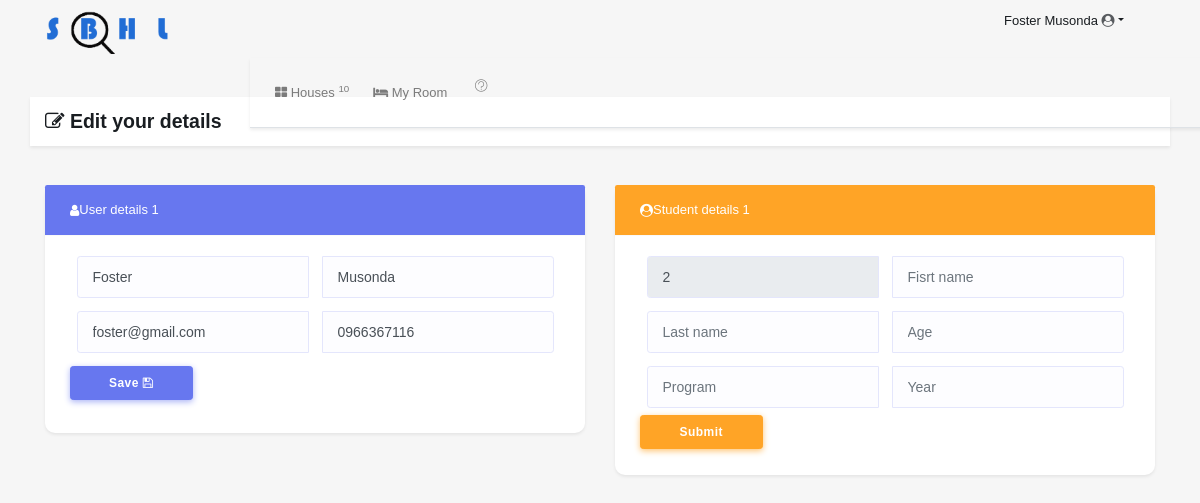
Page /edit_and_student.php (signed in) on the committed database.
### tables this page shows
CREATE TABLE IF NOT EXISTS `users` (
  `user_id` int(11) NOT NULL AUTO_INCREMENT,
  `fname` varchar(255) NOT NULL,
  `lname` varchar(255) NOT NULL,
  `email` varchar(255) NOT NULL,
  `phone` varchar(255) NOT NULL,
  `role` varchar(255) NOT NULL,
  `pwd` varchar(255) NOT NULL,
  `agree` varchar(11) NOT NULL,
  `status` varchar(11) NOT NULL COMMENT 'off',
  PRIMARY KEY (`user_id`)
);

### edit_and_student.php (the view, shortened to what this page needs)
<?php
require './components/functions.php';
if (isset($_SESSION['userid'])) {
 ?>
<!DOCTYPE html>
<html lang="en" manifest="config/cache.appcache">
  <head>
    <link rel="stylesheet" href="css/bootstrap.min.css" />
    <link rel="stylesheet" href="vendors/linericon/style.css">
   <link rel="stylesheet" href="css/style.css" />
    <link rel="stylesheet" href="css/font-awesome.min.css" />
    <link rel="stylesheet" href="css/owl.theme.default.css" />
    <link rel="stylesheet" href="css/owl.carousel.min.css" />
  </head>
  <body>
  <div class="container-fluid">
    <div class="row">
      <div class="col-md-6">
        <a href="#" class="navbar-brand col-md-12"><img src="img/other/lSBHL-logo.png" alt="Student boarding house locator" width="150px"></a>
     </div>
     <div class="col-md-6">
      <ul class="nav offset-md-5">
      <li class="nav-item dropdown offset-md-5">
    <a class="nav-link dropdown-toggle text-dark" data-toggle="dropdown" href="#"><?php echo $_SESSION['fname']." ".$_SESSION['lname']." ";?><i class="fa fa-user-circle" style="color: #585b5f;"></i></a>
  </li>
      </ul>
     </div>
    </div>
  </div>
<nav class="navbar navbar-expand-lg navbar-light col-md-12 border-bottom shadow-sm" >
<div class="collapse navbar-collapse" id="menuButton">
  <ul class="navbar-nav mr-auto py-2 col-md-12">
    <li class="nav-item"><a href="./index.php" class="nav-link"><i class="fa fa-th-large"></i> Houses <sup>10</sup></a></li>
    <li class="nav-item"><a href="./myroom.show.php" class="nav-link"><i class="fa fa-bed"></i> My Room <sup><i class="fa fa-mark"></i></sup></a></li>
    <li class="nav-item"><a href="#" class= "nav-link"><i class="lnr lnr-question-circle"></i></a></li>
    <li class="nav-item"><a href="#" class= "nav-link"><span ></span></a></li>
  </ul>
</div>
</nav>
<?php
$get_user = mysqli_query($conn, "SELECT * FROM users WHERE user_id = '$_SESSION[userid]' ");
$row_user = mysqli_fetch_array($get_user);
?>
<div class="container">
  <div class="row">
    <h4 class="col-md-12 py-3 my-5 bg-white text-dark shadow-sm"><i class="fa fa-edit"></i> Edit your details</h4>
    <div class="col-md-6">
      <div class="shadow-sm card">
        <div class="card-header bg-primary text-white"><i class="fa fa-user"></i> User details 1</div>
        <div class="card-body">
          <form action="./components/edit_student.php" method="POST">
            <div class="input-group">
              <input type="text" name="fname" class="form-control mx-2" value="<?php echo $row_user['fname']; ?>">
              <input type="text" name="lname" class="form-control mx-2" value="<?php echo $row_user['lname']; ?>">
            </div>
            <div class="input-group mt-3">
              <input type="text" name="email" class="form-control mx-2" value="<?php echo $row_user['email']; ?>">
              <input type="text" name="phone" class="form-control mx-2" value="<?php echo $row_user['phone']; ?>">
            </div>
            <button class="btn btn-primary col-md-3 my-3" name="save">Save <i class="fa fa-save"></i></button>
          </form>
        </div>
       </div>
    </div>
    <?php
    $check_student = mysqli_query($conn, "SELECT * FROM student WHERE s_id = '$_SESSION[userid]' ");
    if (mysqli_num_rows($check_student)== null) {
      ?>
      <div class="col-md-6">
       <div class="card shadow-sm">
        <div class="card-header bg-warning text-white"><i class="fa fa-user-circle"></i> Student details 1</div>
        <div class="card-body">
          <form action="./components/add_student.php" method="POST">
            <div class="input-group">
              <input type="text" name="sid" class="form-control mx-2" readonly value="<?php echo $_SESSION['userid'] ?>">
              <input type="text" name="fname" class="form-control mx-2" placeholder="Fisrt name">
            </div>
            <div class="input-group mt-3">
              <input type="text" name="lname" class="form-control mx-2" placeholder="Last name">
              <input type="number" name="age" class="form-control mx-2" placeholder="Age">
            </div>
            <div class="input-group mt-3">
              <input type="text" name="program" class="form-control mx-2" placeholder="Program">
              <input type="number" name="year" class="form-control mx-2" placeholder="Year">
            </div>
            <button class="btn btn-warning col-md-3 my-2" name="send">Submit</button>
          </form>
        </div>
       </div>
    </div>
      <?php
    }
    ?>
  </div>
</div>
  </body>
</html>
 <?php
}else{
  header("location: ./auth-login.php?action=login_first");
}
?>

### css/style.css (style rules this page uses)
body, html { font-family: arial, sans-serif; overflow-x: hidden; color: #585b5f; }
* { margin: 0; padding: 0; -webkit-box-sizing: border-box; box-sizing: border-box; }
* { font-family: 'ubuntu', sans-serif; font-size: 13px; }

### rows in the picture
users: fname "Foster", lname "Musonda", email "foster@gmail.com", phone "0966367116"

### other values in the picture
$_SESSION['fname'] "Foster"
$_SESSION['lname'] "Musonda"
